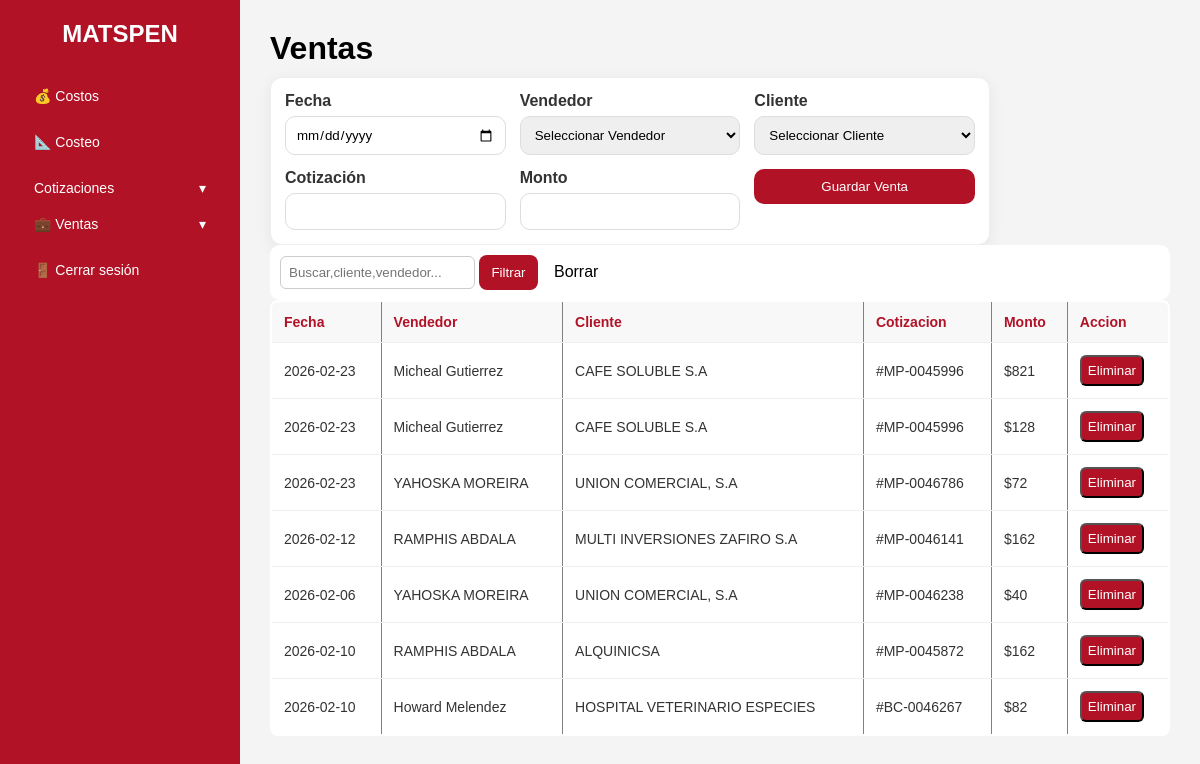
The page /producciones/ (signed in) on the database its author committed.
### tables this page shows
CREATE TABLE ventas(id INTEGER PRIMARY KEY AUTOINCREMENT, fecha TEXT NOT NULL, vendedor TEXT NOT NULL, cliente TEXT NOT NULL, mont INTEGER NOT NULL, cotizacion TEXT NOT NULL, estado TEXT DEFAULT 'Aprobada');

### app.py (the view)
@app.route("/producciones/")
def produccion():
    if "user_id" not in session:
        return redirect(url_for("login"))
    conn = get_db_connection()
    ventas = conn.execute("SELECT * FROM ventas ORDER BY id DESC").fetchall()
    vendedores = conn.execute("SELECT id, nombre FROM vendedores ORDER BY nombre").fetchall()
    clientes   = conn.execute("SELECT id, nombre FROM clientes ORDER BY nombre").fetchall()
    q = request.args.get("q", "").strip()
    if q:
        ventas = conn.execute("""
            SELECT * FROM ventas
            WHERE cliente LIKE ?
               OR vendedor LIKE ?
               OR cotizacion LIKE ?
            ORDER BY id DESC
        """, (f"%{q}%", f"%{q}%", f"%{q}%")).fetchall()
    else:
        ventas = conn.execute(
            "SELECT * FROM ventas ORDER BY id DESC"
        ).fetchall()
    conn.close()
    return render_template("producciones.html",ventas=ventas,vendedores=vendedores,clientes=clientes)

### database.py (called while the page is built)
def get_db_connection():
    conn = sqlite3.connect(DB_PATH)
    conn.row_factory = sqlite3.Row
    return conn

### templates/producciones.html (shortened to what this page needs)
{% extends "base.html" %}
{% block content %}
<h1 class="ventas-header">Ventas</h1>
<form method="POST" action="{{ url_for('ventas_nuevas') }}" class="form-card">
  <div class="cards">
    <div class="grid">
      <div class="field">
        <label>Fecha</label>
        <input type="date" name="fecha" required>
      </div>
      <div class="field">
        <label>Vendedor</label>
        <select name="vendedor" required>
            <option value="">Seleccionar Vendedor</option>
        </select>
      </div>
      <div class = "field">
        <label>Cliente</label>
        <select name="clientes" required>
            <option value="">Seleccionar Cliente</option>
        </select>
      </div>
      <div class="field">
        <label>Cotización</label>
        <input type="text" name="cotizacion" required>
      </div>
      <div class="field">
        <label>Monto</label>
        <input type="number" name="mont" required>
      </div>
      <div class="actions">
        <button type="submit">Guardar Venta</button>
      </div>
    </div>
  </div>
</form>
<form method="get">
    <div class = "search">
    <input type ="text" name ="q" placeholder="Buscar,cliente,vendedor..." value ="{{ q }}" style="padding:8px;border: 1px solid #ccc;border-radius: 6px;">
    <button type="submit" style="padding: 10px 12px;border: none; border-radius: 8px; background-color: #b11226;color:white;">Filtrar</button>
    <a href="{{ url_for('produccion') }}" style="padding:10px 12px; border:none; border-radius: 6px;background-color:white;color:black;">Borrar</a>
    </div>
</form>
<table border="2" cellpadding="10" cellpadding="0" width = "100%">
    <thead class = "table-head">
        <tr>
            <th>Fecha</th>
            <th>Vendedor</th>
            <th>Cliente</th>
            <th>Cotizacion</th>
            <th>Monto</th>
            <th>Accion</th>
        </tr>
    </thead>
    <tbody>
        {% for v in ventas %}
        <tr>
            <td>{{ v.fecha }}</td>
            <td>{{ v.vendedor }}</td>
            <td>{{ v.cliente }}</td>
            <td>#{{ v.cotizacion }}</td>
            <td>${{ v.mont }}</td>
            <td>
                <form method = "post" action="{{ url_for('eliminar_venta', ventas_id=v.id) }}"
                 onsubmit="return confirm('¿Seguro que deseas eliminar este costo?');"
                 style="display:inline;">
                 <button type="submit" style="padding: 6px; border-radius: 6px;cursor: pointer; background-color: #b11226;color: white;">
                    Eliminar
                 </button>
                </form>
            </td>
        </tr>
        {% endfor %}
    </tbody>
</table>
{% endblock %}

### templates/base.html (style rules this page uses)
:root { --color-primario: #b11226; --color-secundario: #ffffff; --color-gris: #f4f4f4; --color-texto: #333; --radio: 8px; }
* { box-sizing: border-box; font-family: Arial, Helvetica, sans-serif; }
body { margin: 0; background: var(--color-gris); color: var(--color-texto); }
a { text-decoration: none; color: inherit; }
h1 { margin-top: 0; }
table { width: 100%; border-collapse: collapse; background: white; border-radius: var(--radio); overflow: hidden; }
th, td { padding: 12px; border-bottom: 1px solid #eee; font-size: 14px; text-align: left; }
th { background: #f8f8f8; font-weight: bold; }
tr:last-child td { border-bottom: none; }

### templates/producciones.html (style rules this page uses)
.search { background: white; border-radius: 10px; padding: 10px; }
.table-head { color:#b11226; }
.ventas-header { color: black; font-size: 32px; margin-bottom: 10px; }
.form-card { max-width: 720px; }
.cards { background: white; border: 1px solid #eee; border-radius: 12px; padding: 14px; box-shadow: 0 4px 16px rgba(0,0,0,0.06); }
.grid { display: grid; grid-template-columns: repeat(3, minmax(180px, 1fr)); gap: 14px; align-items: start; }
.field label { display:block; font-weight: 600; margin-bottom: 6px; }
.field input, .field select { width: 100%; padding: 10px; border-radius: 10px; border: 1px solid #ddd; box-sizing: border-box; }
.actions { grid-column: 3 / 4; display: flex; align-items: end; justify-content: flex-end; }
.actions button { width: 100%; padding: 10px 15px; background: #b11226; color: white; border: none; border-radius: 10px; cursor: pointer; }

### rows shown on the page
ventas: fecha "2026-02-23", vendedor "Micheal Gutierrez", cliente "CAFE SOLUBLE S.A", cotizacion "MP-0045996", mont "821"
ventas: fecha "2026-02-23", vendedor "Micheal Gutierrez", cliente "CAFE SOLUBLE S.A", cotizacion "MP-0045996", mont "128"
ventas: fecha "2026-02-23", vendedor "YAHOSKA MOREIRA", cliente "UNION COMERCIAL, S.A", cotizacion "MP-0046786", mont "72"
ventas: fecha "2026-02-12", vendedor "RAMPHIS ABDALA", cliente "MULTI INVERSIONES ZAFIRO S.A", cotizacion "MP-0046141", mont "162"
ventas: fecha "2026-02-06", vendedor "YAHOSKA MOREIRA", cliente "UNION COMERCIAL, S.A", cotizacion "MP-0046238", mont "40"
ventas: fecha "2026-02-10", vendedor "RAMPHIS ABDALA", cliente "ALQUINICSA", cotizacion "MP-0045872", mont "162"
ventas: fecha "2026-02-10", vendedor "Howard Melendez", cliente "HOSPITAL VETERINARIO ESPECIES", cotizacion "BC-0046267", mont "82"
